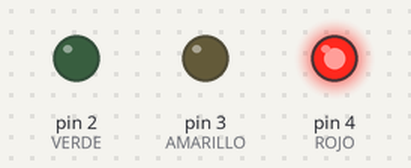
A sketch run on a simulated Arduino Uno, built with avr-gcc and run on an emulated ATmega328P. On the bench: output pins drawn as LEDs (lit = HIGH).

Above: at 0.5 s.
At 2.5 s:
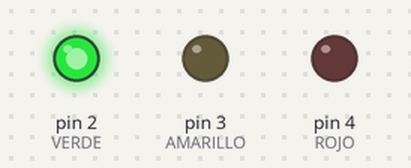
At 3.5 s:
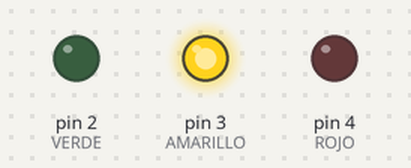
Timing chart, 0 to 5.2 s (numbered marks = the images above):
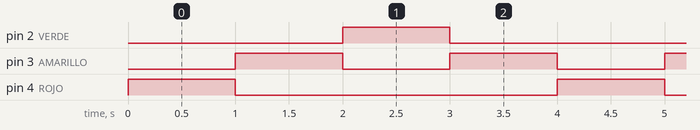

The sketch:

ejercicio_1.ino
```cpp
#define VERDE      2
#define AMARILLO   3
#define ROJO       4


void setup() {
  pinMode(VERDE, OUTPUT);
  pinMode(AMARILLO, OUTPUT);
  pinMode(ROJO, OUTPUT);
}


void loop() {


    digitalWrite(ROJO, HIGH);
    delay(1000);
    digitalWrite(ROJO, LOW);
    digitalWrite(AMARILLO, HIGH);
    delay(1000);
    digitalWrite(AMARILLO, LOW);
    digitalWrite(VERDE, HIGH);
    delay(1000);
    digitalWrite(VERDE, LOW);
    digitalWrite(AMARILLO, HIGH);
    delay(1000);
    digitalWrite(AMARILLO, LOW);
}
```

Measured:
- by itself, pin 2 (VERDE), pin 4 (ROJO): alternates HIGH for 1.0 s and LOW for 3.0 s
- by itself, pin 3 (AMARILLO): alternates HIGH for 1.0 s and LOW for 1.0 s
- by itself, everything shown: repeats every 4.0 s, in 5 steps
